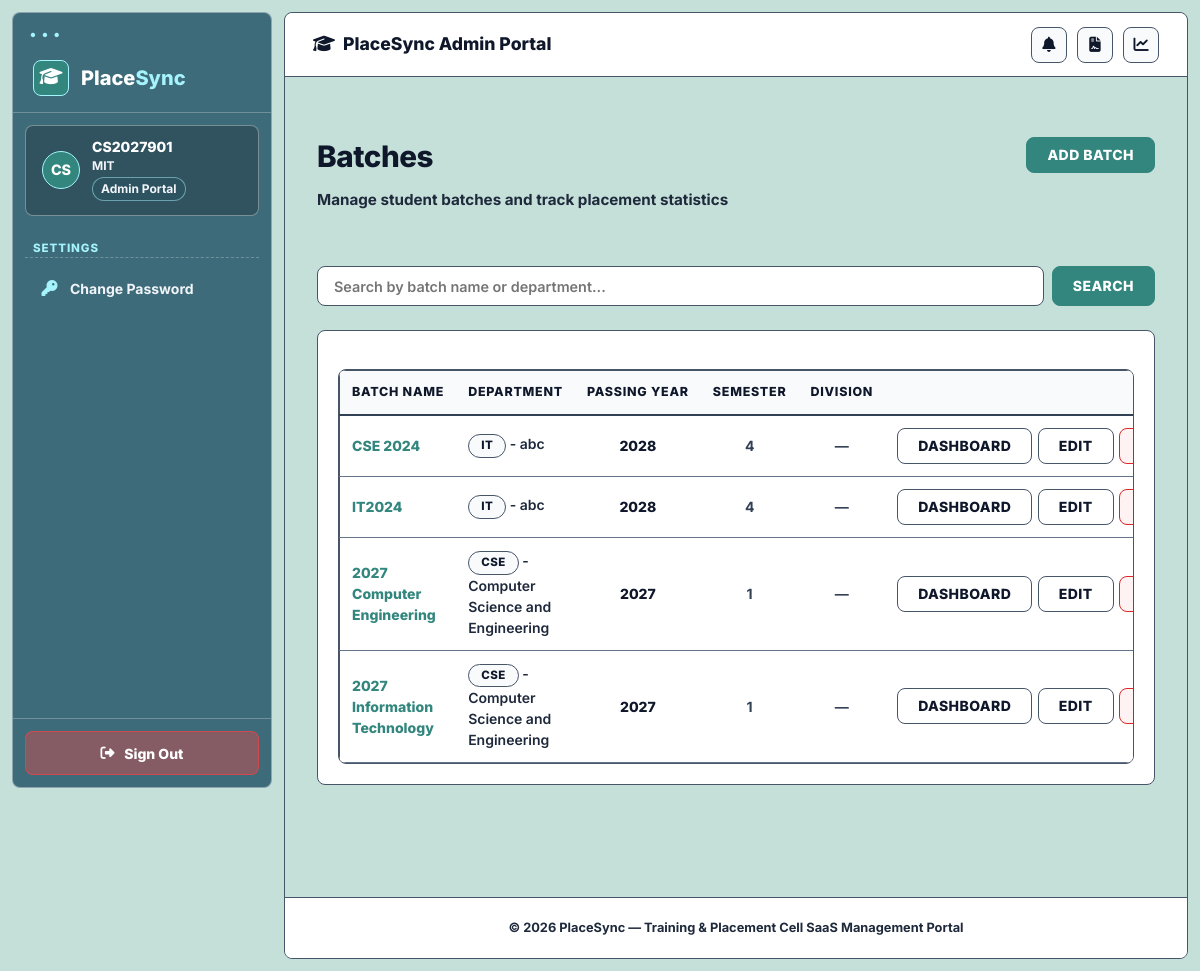
The page /batches/ (signed in) on the database as committed earlier.
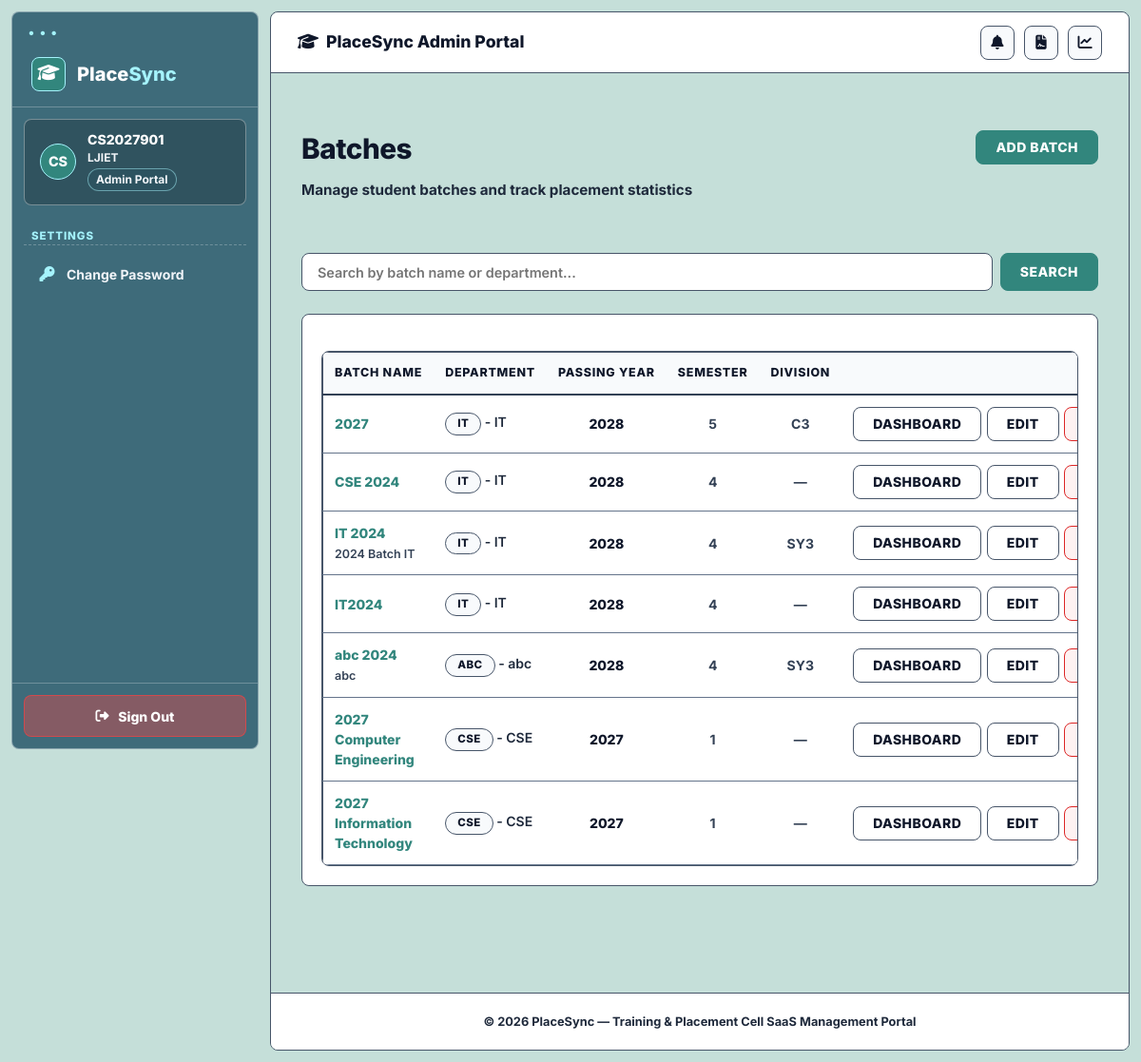
The same page on the database as committed later.
### accounts/models.py (models this page shows, shortened)
class User(AbstractUser):
    class Role(models.TextChoices):
        COLLEGE_ADMIN = 'COLLEGE_ADMIN', 'College Admin'
        STUDENT = 'STUDENT', 'Student'
    role = models.CharField(
        max_length=20,
        choices=Role.choices,
        default=Role.STUDENT
    )
    college = models.ForeignKey(
        'colleges.College',
        on_delete=models.SET_NULL,
        null=True,
        blank=True,
        related_name='users'
    )
    must_change_password = models.BooleanField(default=False)

### colleges/models.py (models this page shows, shortened)
class College(models.Model):
    name = models.CharField(max_length=255, unique=True)
    code = models.CharField(max_length=50, unique=True, help_text="Unique college code or abbreviation")
    address = models.TextField(blank=True)
    website = models.URLField(blank=True)
    created_at = models.DateTimeField(auto_now_add=True)
    logo = models.ImageField(upload_to='college_logos/', blank=True, null=True)
    university = models.CharField(max_length=255, blank=True)
    email = models.EmailField(blank=True)
    phone = models.CharField(max_length=20, blank=True)
    linkedin = models.URLField(blank=True, verbose_name="LinkedIn")
    twitter = models.URLField(blank=True, verbose_name="Twitter")
    instagram = models.URLField(blank=True, verbose_name="Instagram")

### batches/models.py (models this page shows, shortened)
class Batch(models.Model):
    department = models.ForeignKey(
        'departments.Department',
        on_delete=models.CASCADE,
        related_name='batches'
    )
    name = models.CharField(
        max_length=255,
        help_text="e.g. 2027 Information Technology"
    )
    graduation_year = models.PositiveIntegerField(
        help_text="e.g. 2027"
    )
    semester = models.PositiveSmallIntegerField(
        default=1,
        help_text="Current Semester (e.g. 1 to 8)"
    )
    division = models.CharField(
        max_length=50,
        blank=True,
        help_text="e.g. Division A"
    )
    description = models.TextField(blank=True)
    created_at = models.DateTimeField(auto_now_add=True)
    class Meta:
        constraints = [
            models.UniqueConstraint(
                fields=['department', 'name'],
                name='unique_department_batch_name'
            ),
        ]
        ordering = ['-graduation_year', 'name']

### departments/models.py (models this page shows, shortened)
class Department(models.Model):
    college = models.ForeignKey(
        'colleges.College',
        on_delete=models.CASCADE,
        related_name='departments'
    )
    name = models.CharField(max_length=255)
    code = models.CharField(
        max_length=50,
        help_text="e.g. CSE, ECE, ME"
    )
    description = models.TextField(blank=True)
    department_head = models.CharField(
        max_length=255,
        blank=True,
        help_text="Name of Head of Department"
    )
    created_at = models.DateTimeField(auto_now_add=True)
    class Meta:
        constraints = [
            models.UniqueConstraint(
                fields=['college', 'code'],
                name='unique_college_department_code'
            ),
            models.UniqueConstraint(
                fields=['college', 'name'],
                name='unique_college_department_name'
            ),
        ]

### batches/views.py (the view)
# urls.py: path('', BatchListView.as_view(), name='list'),
class BatchListView(LoginRequiredMixin, View):
    template_name = 'batches/batch_list.html'
    def get(self, request, *args, **kwargs):
        college = request.user.college
        if not college:
            raise Http404("No college associated with your account.")
        batches = Batch.objects.filter(department__college=college).order_by('-graduation_year', 'name')
        q = request.GET.get('q', '').strip()
        if q:
            batches = batches.filter(
                Q(name__icontains=q) |
                Q(department__name__icontains=q) |
                Q(department__code__icontains=q)
            )
        return render(request, self.template_name, {
            'batches': batches,
            'q': q
        })

### staff_permissions/templatetags/staff_tags.py (called while the page is built)
@register.filter(name='has_perm_filter')
def has_perm_filter(user, permission_name):
    if not user or not user.is_authenticated:
        return False
    return has_staff_permission(user, permission_name)

@register.filter(name='is_college_admin_filter')
def is_college_admin_filter(user):
    if not user or not user.is_authenticated:
        return False
    return is_college_admin(user)

### staff_permissions/utils.py (called while the page is built, shortened)
def is_college_admin(user):
    if not user.is_authenticated:
        return False
    if user.is_superuser:
        return True
    if getattr(user, 'role', '') == 'COLLEGE_ADMIN':
        return not hasattr(user, 'staff_profile')
    return False

def has_staff_permission(user, permission_name):
    if not user.is_authenticated:
        return False
    if is_college_admin(user):
        return True
    if getattr(user, 'role', '') != 'COLLEGE_ADMIN':
        return False

### templates/batches/batch_list.html (shortened to what the changed rows need)
{% extends 'base.html' %}
{% block content %}
<div class="container" style="flex: 1; padding-top: 2rem; padding-bottom: 3rem;">
    <div class="sp-page-header" style="margin-bottom: 1.5rem;">
        <div>
            <h1 class="sp-page-title">Batches</h1>
        </div>
    </div>
    {% if batches %}
        <div class="sp-card" style="background:#FFFFFF !important; border:1.5px solid #475569 !important; padding:1.25rem; border-radius:8px;">
            <div class="table-wrapper">
                <div class="table-responsive">
                    <table class="sp-table" style="width:100%; border-collapse:collapse;">
                        <thead>
                            <tr style="background:#F8FAFC; border-bottom:1.5px solid #475569;">
                                <th style="width: 25%; padding:0.75rem; color:#0F172A !important; font-weight:800; text-align:left;">Batch Name</th>
                                <th style="width: 20%; padding:0.75rem; color:#0F172A !important; font-weight:800; text-align:left;">Department</th>
                                <th style="width: 12%; padding:0.75rem; color:#0F172A !important; font-weight:800; text-align: center;">Passing Year</th>
                                <th style="width: 10%; padding:0.75rem; color:#0F172A !important; font-weight:800; text-align: center;">Semester</th>
                                <th style="width: 10%; padding:0.75rem; color:#0F172A !important; font-weight:800; text-align: center;">Division</th>
                                <th style="width: 23%; padding:0.75rem; color:#0F172A !important; font-weight:800; text-align: right;">Actions</th>
                            </tr>
                        </thead>
                        <tbody>
                            {% for batch in batches %}
                                <tr style="border-bottom:1px solid #CBD5E1;">
                                    <td style="padding:0.75rem; color: #0F172A !important; font-weight: 800;">
                                        <a href="{% url 'batches:dashboard' pk=batch.pk %}" style="color: #32867D !important; text-decoration: none; font-weight:800;">
                                            {{ batch.name }}
                                        </a>
                                        {% if batch.description %}
                                            <div style="font-size:0.78rem; color:#334155 !important; font-weight:600; margin-top:3px; max-width:300px; overflow:hidden; text-overflow:ellipsis; white-space:nowrap;">
                                                {{ batch.description }}
                                            </div>
                                        {% endif %}
                                    </td>
                                    <td style="padding:0.75rem; color:#1E293B !important; font-weight:600;">
                                        <span class="sp-badge sp-badge-violet">{{ batch.department.code }}</span> - {{ batch.department.name }}
                                    </td>
                                    <td style="padding:0.75rem; text-align: center; color: #0F172A !important; font-weight:800;">
                                        {{ batch.graduation_year }}
                                    </td>
                                    <td style="padding:0.75rem; text-align: center; color: #334155 !important; font-weight: 700;">
                                        {{ batch.semester }}
                                    </td>
                                    <td style="padding:0.75rem; text-align: center; color: #334155 !important; font-weight: 700;">
                                        {% if batch.division %}{{ batch.division }}{% else %}—{% endif %}
                                    </td>
                                    <td style="padding:0.75rem;">
                                        <div class="table-actions" style="display:flex; justify-content: flex-end; gap:0.35rem;">
                                            <a href="{% url 'batches:dashboard' pk=batch.pk %}" class="sp-btn sp-btn-secondary sp-btn-xs" style="border:1.5px solid #475569 !important; font-weight:800;">Dashboard</a>
                                            <a href="{% url 'batches:edit' pk=batch.pk %}" class="sp-btn sp-btn-secondary sp-btn-xs" style="border:1.5px solid #475569 !important; font-weight:800;">Edit</a>
                                            <a href="{% url 'batches:delete' pk=batch.pk %}" class="sp-btn sp-btn-danger sp-btn-xs" style="background:#FEF2F2 !important; color:#DC2626 !important; border:1.5px solid #DC2626 !important; font-weight:800;">Delete</a>
                                        </div>
                                    </td>
                                </tr>
                            {% endfor %}
                        </tbody>
                    </table>
                </div>
            </div>
        </div>
    {% endif %}
</div>
{% endblock %}

### templates/base.html (shortened to what this page needs)
{% load static %}
{% load staff_tags %}
<!DOCTYPE html>
<html lang="en">
<head>
    <link rel="stylesheet" href="https://cdnjs.cloudflare.com/ajax/libs/font-awesome/6.5.1/css/all.min.css" />
    <link rel="stylesheet" href="{% static 'css/student.css' %}?v=7.0">
    <link rel="stylesheet" href="{% static 'css/style.css' %}?v=7.0">
</head>
<body class="page-dashboard">
{% if user.is_authenticated %}
<div class="sp-layout">
    <aside class="sp-sidebar" role="navigation" aria-label="College Admin navigation">
        <a href="{% url 'dashboard:index' %}" class="sp-brand">
            <div class="sp-brand-icon"><i class="fa-solid fa-graduation-cap"></i></div>
            <div class="sp-brand-text">Place<span>Sync</span></div>
        </a>
        <div class="sp-identity">
            <div class="sp-avatar">{{ user.username|slice:":2"|upper }}</div>
            <div>
                <div class="sp-identity-name">{{ user.username }}</div>
                <div class="sp-identity-roll">{% if user.college %}{{ user.college.code }}{% else %}PlaceSync{% endif %}</div>
                <div class="sp-identity-badge">Admin Portal</div>
            </div>
        </div>
        <div class="sp-section">
            <div class="sp-section-label">Settings</div>
            <ul class="sp-nav">
                {% if request.user|is_college_admin_filter %}
                <li><a href="{% url 'staff_permissions:settings' %}" class="sp-link {% if request.resolver_match.namespace == 'staff_permissions' %}active{% endif %}"><span class="sp-link-icon"><i class="fa-solid fa-gear"></i></span> System Settings</a></li>
                {% else %}
                <li><a href="{% url 'staff_permissions:change_password' %}" class="sp-link"><span class="sp-link-icon"><i class="fa-solid fa-key"></i></span> Change Password</a></li>
                {% endif %}
            </ul>
        </div>
        <div class="sp-footer">
            <a href="{% url 'accounts:logout' %}" class="sp-logout">
                <i class="fa-solid fa-right-from-bracket"></i> Sign Out
            </a>
        </div>
    </aside>
    <div class="sp-main">
        <header class="sp-topbar">
            <span class="sp-topbar-title">
                <span><i class="fa-solid fa-graduation-cap"></i></span> {% block topbar_title %}PlaceSync Admin Portal{% endblock %}
            </span>
            <div class="sp-topbar-right">
                <a href="{% url 'communication:notifications' %}" class="sp-topbar-btn" title="Notifications">
                    <i class="fa-solid fa-bell"></i>
                </a>
                <a href="{% url 'reports:dashboard' %}" class="sp-topbar-btn" title="Reports"><i class="fa-solid fa-file-contract"></i></a>
                <a href="{% url 'analytics:dashboard' %}" class="sp-topbar-btn" title="Analytics"><i class="fa-solid fa-chart-line"></i></a>
            </div>
        </header>
        <main class="sp-content" id="main-content">
{% endif %}
{% block content %}{% endblock %}
{% if user.is_authenticated %}
        </main>
        <footer class="sp-page-footer">
            &copy; 2026 PlaceSync &mdash; Training &amp; Placement Cell SaaS Management Portal
        </footer>
    </div>
</div>
{% else %}
</div>
{% endif %}
</body>
</html>

Rows that differ between the two databases and show on the page:
changed User "CS": college.code "MIT" → "LJIET"
added Batch: name "2027", department.code "IT", department.name "IT", graduation_year "2028", semester "5", division "C3"
changed Batch "CSE 2024": department.name "abc" → "IT"
now on this page (row unchanged): Batch: name "IT 2024", description "2024 Batch IT", department.code "IT", department.name "IT", graduation_year "2028", semester "4", division "SY3"
changed Batch "IT2024": department.name "abc" → "IT"
now on this page (row unchanged): Batch: name "abc 2024", description "abc", department.code "ABC", department.name "abc", graduation_year "2028", semester "4", division "SY3"
changed Batch "2027 Computer Engineering": department.name "Computer Science and Engineering" → "CSE"
changed Batch "2027 Information Technology": department.name "Computer Science and Engineering" → "CSE"
